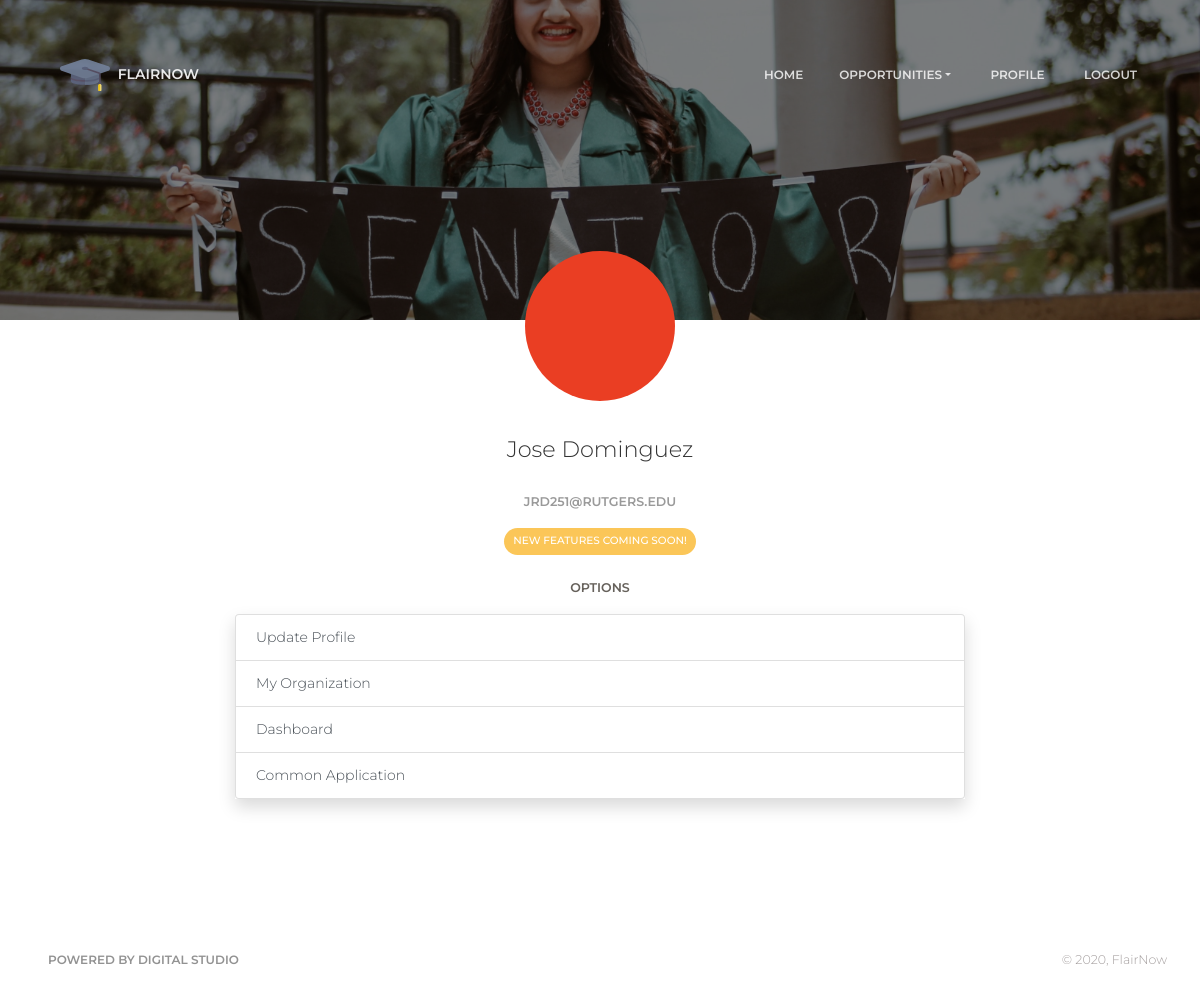
Page /users/profile/ (signed in) on the committed database.
### users/models.py (models this page shows, shortened)
class User(AbstractBaseUser):
    email = models.EmailField(verbose_name="Email Address", max_length=60, unique=True)
    date_joined = models.DateTimeField(verbose_name="Date Joined", auto_now_add=True)
    last_login = models.DateTimeField(verbose_name="Last Login", auto_now_add=True)
    is_admin = models.BooleanField(default=False)
    is_active = models.BooleanField(default=True)
    is_staff = models.BooleanField(default=False)
    is_superuser = models.BooleanField(default=False)
    first_name = models.CharField(max_length=30, default="", null=False)
    last_name = models.CharField(max_length=30, default="", null=False)
    role = models.CharField(max_length=5, choices=ROLES, default="1", null=False, verbose_name="Role")
    USERNAME_FIELD = 'email'
    REQUIRED_FIELDS = ['first_name', 'last_name']
    objects = Manager()

class Profile(models.Model):
    user = models.OneToOneField(User, on_delete=models.CASCADE)
    image = models.ImageField(default='default.png', upload_to='profile_pics', verbose_name="Profile Picture")
    '''
    def save(self, *args, **kwargs):
        super().save(*args, **kwargs)

        img = Image.open(self.image.path)

        if img.height > 300 or img.width > 300:
            output_size = (300, 300)
            img.thumbnail(output_size)
            img.save(self.image.path)
    '''

### users/views.py (the view)
# urls.py: path('profile/', profile, name='profile'),
@login_required(login_url='users:login')
def profile(request):
    try:
        if request.user.coap:
            apps_pending = App.objects.all().filter(coap=request.user.coap, status="P")
            apps_denied = App.objects.all().filter(coap=request.user.coap, status="D")
            apps_accepted = App.objects.all().filter(coap=request.user.coap, status="A")
    except:
        apps_pending = []
        apps_denied= []
        apps_accepted= []
    context = {
        'apps_pending': apps_pending,
        'apps_denied': apps_denied,
        'apps_accepted': apps_accepted,
    }
    return render(request, 'users/profile.html', context)

### users/templates/users/profile.html (shortened to what this page needs)
{% load static %}
<!DOCTYPE html>
<html lang="en">
    {% include 'core/head.html' %}
<body class="landing-page sidebar-collapse">
    {% include 'core/nav.html' %}
    <div class="page-header page-header-xs" data-parallax="true" style="background-image: url({% static 'assets/img/main.jpg' %});">
    </div>
    <div class="section profile-content">
        <div class="container">
            <div class="owner">
                <div class="avatar">
                <img src="{{ user.profile.image.url }}" alt="Circle Image" class="img-circle img-no-padding img-responsive">
                </div>
                <div class="name">
                <h4 class="title">{{ user.first_name }} {{ user.last_name }}
                    <br />
                </h4>
                <h6 class="description">{{ user.email }}</h6>
                </div>
            </div>
            <div class="row">
                <div class="col-md-6 ml-auto mr-auto text-center">
                <span class="badge badge-pill badge-warning py-2 my-2">New Features Coming Soon!</span>
                <br />
                </div>
            </div>
            <div class="row">
                <div class="col-lg-8 m-auto">
                    <h6 class="my-3 text-center">Options</h6>
                    <div class="list-group shadow mb-5">
                        <a class="list-group-item list-group-item-action d-flex align-items-center justify-content-between" href="{% url 'users:profile-update' %}">Update Profile</a>
                        {% if request.user.role == "2" and request.user.org != NULL %}
                        <a class="list-group-item list-group-item-action d-flex align-items-center justify-content-between" href="{% url 'users:org-detail' request.user.org.id %}">My Organization</a>
                        <a class="list-group-item list-group-item-action d-flex align-items-center justify-content-between" href="{% url 'dash:dash' %}">Dashboard</a>
                        {% endif %}
                        {% if request.user.role == "1" and request.user.coap %}
                        <a class="list-group-item list-group-item-action d-flex align-items-center justify-content-between" href="{% url 'users:coap-detail' request.user.coap.id %}">View Common Application</a>
                        <a class="list-group-item list-group-item-action d-flex align-items-center justify-content-between" href="#">View Pending Applications</a>
                        {% else %}
                        <a class="list-group-item list-group-item-action d-flex align-items-center justify-content-between" href="{% url 'users:coap-create' %}">Common Application</a>
                        {% endif %}
                    </div>
                </div>
            </div>
        </div>
    </div>
    {% include 'core/footer.html' %}
</body>
</html>

### static_in_env/assets/demo/demo.css (style rules this page uses)
.profile-content { padding-top: 0; position: relative; z-index: 2; }

### core/templates/core/head.html (style rules this page uses)
html { scroll-behavior: smooth; }

### rows in the picture
User: profile.image (picture), first_name "Jose", last_name "Dominguez", email "JRD251@RUTGERS.EDU"
